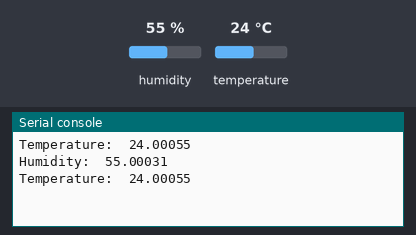
Bench run of a program on a simulated Raspberry Pi Pico running MicroPython. Parts: the last lines printed to the serial console. The test bench sets the inputs (shaded band); at power-on: temperature 24 °C, humidity 55 %. Library files of the repository ran but are not shown: ahtx0.py.

Above: at 1.2 s.
1.3 s: temperature set to 28 °C
At 2.0 s:
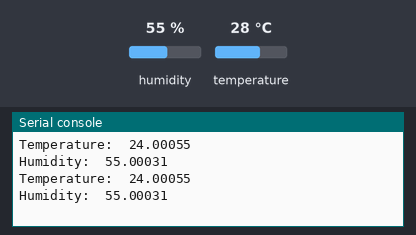
3.5 s: humidity set to 22 %
At 4.0 s:
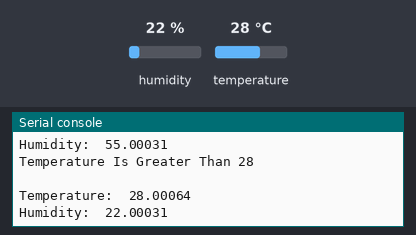
5.0 s: humidity set to 40 %
At 5.5 s:
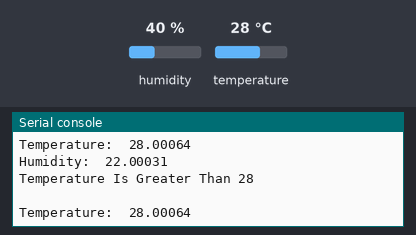
Timing chart, 0 to 8.0 s (numbered marks = the images above; inputs shaded):
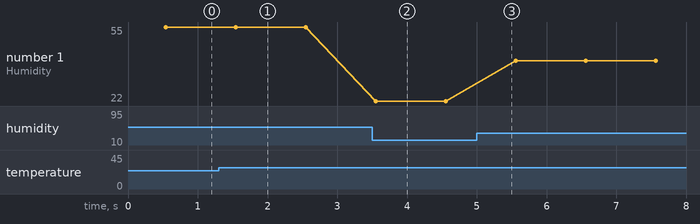

Measured:
- after the input at 3.5 s, the serial console: prints a new line after 0.05 s (image 2)
- plotted number 1: 55 → 22 after the input at 3.5 s, 22 → 40 after the input at 5.0 s

The program:

setting_up_the_temperature.py
```python
import ahtx0
from machine import Pin, I2C
from time import sleep

i2c = I2C(1, scl=Pin(15), sda=Pin(14))

sensor = ahtx0.AHT10(i2c)


while True:
    print("Temperature: ",sensor.temperature)
    sleep(0.5)
    print("Humidity: ", sensor.relative_humidity)
    sleep(0.5)
    if sensor.temperature >= 28:
        print("Temperature Is Greater Than 28\n")


    
```
